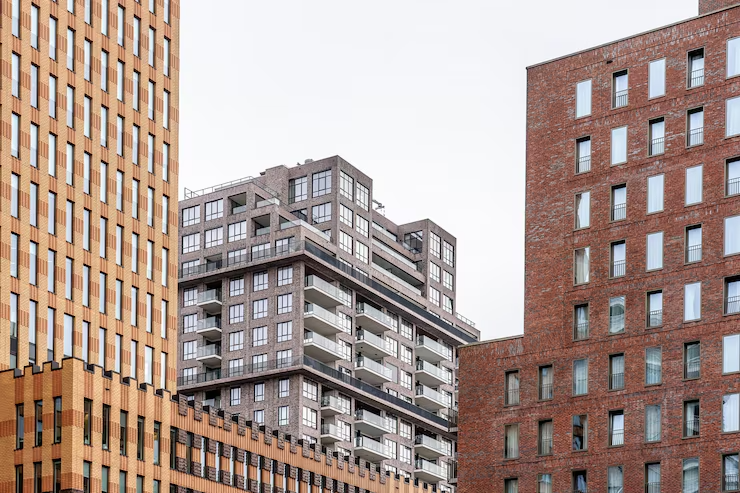
#> input picture images/img.png, 740 x 493 px
$ python lab1.py
#> lines starting #> are read from the running program, lines starting #| are printed output that depends on the picture
import cv2 as cv
import time
import os

def sobel_native(img):
    sobel_x = [[-1, 0, 1],[-2,0,2],[-1,0,1]]
    sobel_y = [[-1,-2,-1],[0,0,0],[1,2,1]]
    height, width = img.shape
    res = img.copy()
    res.fill(0)
    for y in range(1, height-1):
        for x in range(1, width-1):
            G_x = 0
            G_y = 0
            for i in range(-1, 2):
                for j in range(-1, 2):
                    pixel = int(img[y + j, x + i])
                    G_x += pixel * sobel_x[j + 1][i + 1]
                    G_y += pixel * sobel_y[j + 1][i + 1]
            grad = (G_x**2 + G_y**2)**0.5
            res[y,x] = min(int(grad),255)
    return res

def sobel_opencv(img):
    grad_x = cv.Sobel(img, cv.CV_64F, 1, 0, ksize=3)
    grad_y = cv.Sobel(img, cv.CV_64F, 0, 1, ksize=3)
    magnitude = cv.magnitude(grad_x, grad_y)
    return cv.convertScaleAbs(magnitude)

def main():
    name = "img.png"
    image_path = f"images/{name}"
    os.makedirs("results/", exist_ok=True)
    img = cv.imread(image_path, cv.IMREAD_GRAYSCALE)
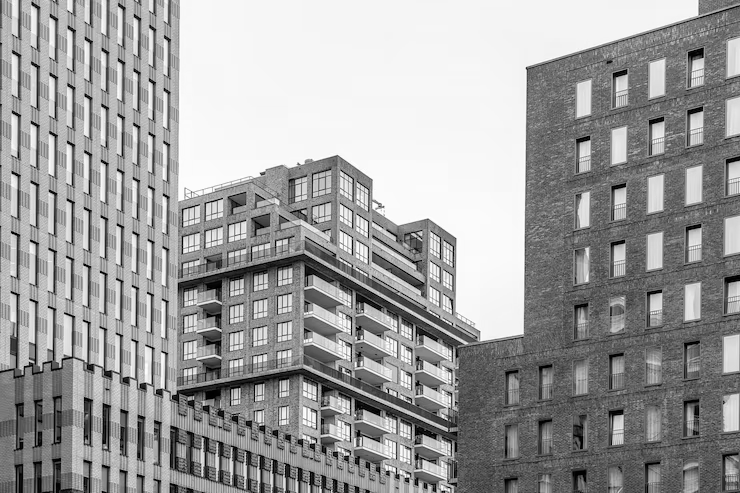
#> img: shape (493, 740); min 0, max 255, mean 158.9
    t0 = time.perf_counter()
    res_cv = sobel_opencv(img)
#> in sobel_opencv, `grad_x = cv.Sobel(img, cv.CV_64F, 1, 0, ksize=3)`:
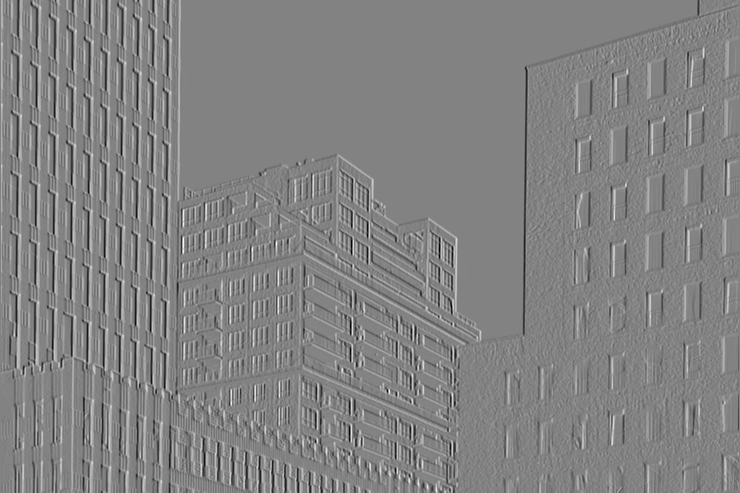
#> grad_x: shape (493, 740) float64; min -966, max 921, mean 0.3; drawn with min black and max white
#> in sobel_opencv, `grad_y = cv.Sobel(img, cv.CV_64F, 0, 1, ksize=3)`:
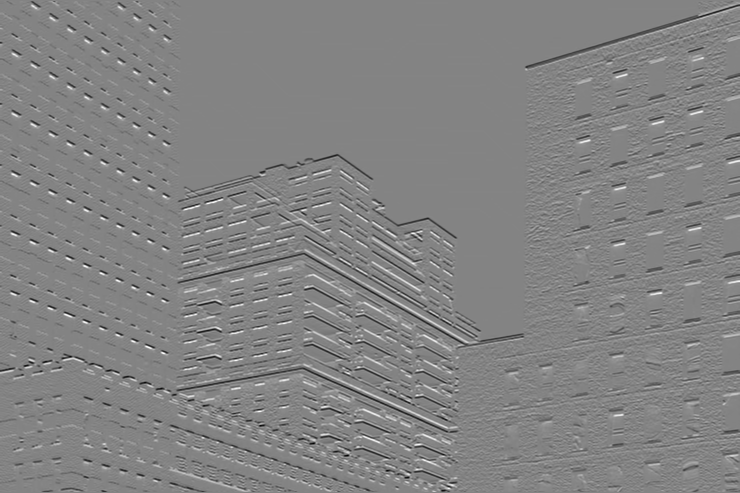
#> grad_y: shape (493, 740) float64; min -894, max 837, mean -1.8; drawn with min black and max white
#> in sobel_opencv, `magnitude = cv.magnitude(grad_x, grad_y)`:
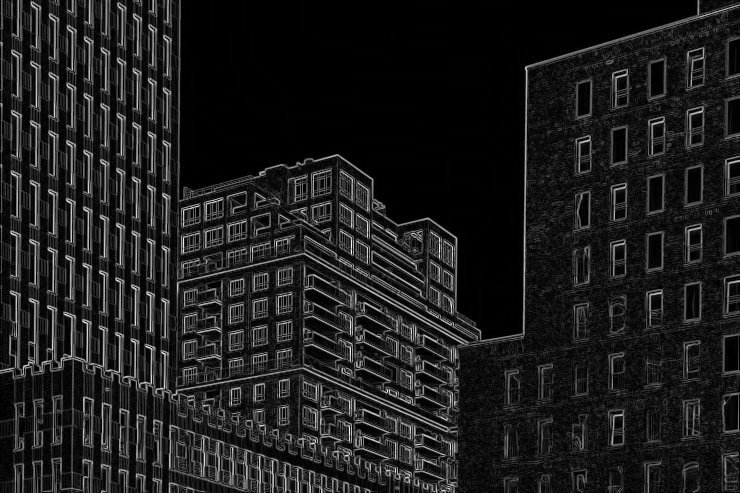
#> magnitude: shape (493, 740) float64; min 0, max 969.8, mean 111.9; drawn with min black and max white
#> in sobel_opencv, `return cv.convertScaleAbs(magnitude)`:
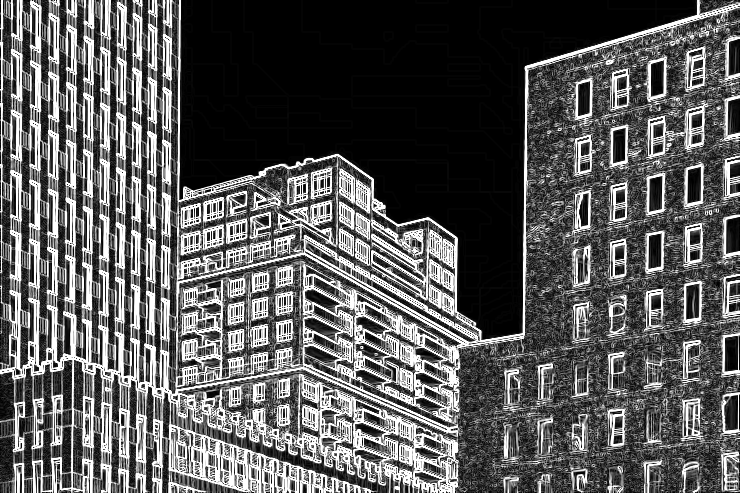
#> returned value: shape (493, 740); min 0, max 255, mean 90.4
    t_cv = time.perf_counter() - t0
    t1 = time.perf_counter()
    res_native = sobel_native(img)
#> in sobel_native, `res.fill(0)`: res: shape (493, 740); every value is 0
    t_native = time.perf_counter() - t1
    cv.imwrite(f"results/sobel_opencv_{name}", res_cv)
    cv.imwrite(f"results/sobel_native_{name}", res_native)
    print(f"OpenCV: {t_cv:.6f} секунд")
    print(f"Native: {t_native:.6f} секунд")
    print(f"Ускорение OpenCV в {t_native / t_cv:.1f} раз")

if __name__ == "__main__":
    main()
